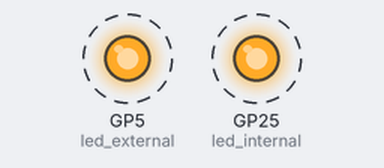
Bench run of a program on a simulated Raspberry Pi Pico running MicroPython. Shown: output pins drawn as LEDs (lit = HIGH). Dashed ring = blinking. What the program prints to the serial console is not drawn.

Above: at 0.5 s.
Timing chart, 0 to 4.6 s (numbered marks = the images above):
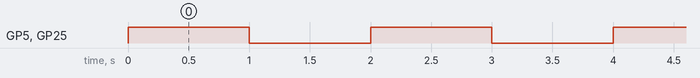

The program:

internal_external_led.py
```python
from machine import Pin
import utime
led_external = Pin(5, Pin.OUT)
led_external.low()
led_internal = Pin("LED", Pin.OUT)
led_internal.low()
while True:
    led_external.toggle()
    led_internal.toggle()
    print("Toggle")
    utime.sleep(1)
```

Measured:
- by itself, GP5 (led_external), GP25 (led_internal): alternates HIGH for 1.0 s and LOW for 1.0 s
